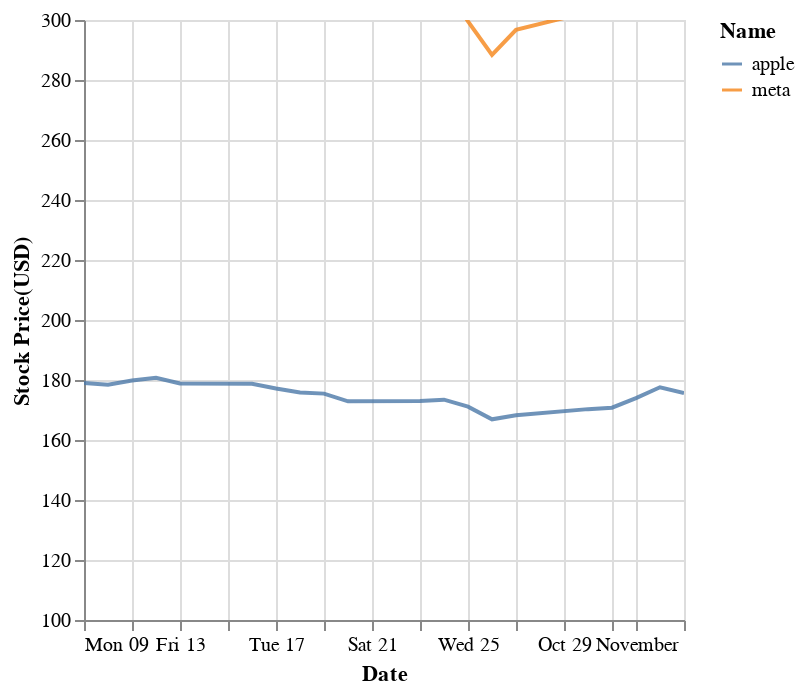

Here is the notebook cell this chart was saved with:
### Code cell
#グラフ作成

ymin, ymax = 100, 300

chart = (
    alt.Chart(data)
    .mark_line(opacity=0.8, clip=True)
    .encode(
    x='Date:T',
    y=alt.Y('Stock Price(USD):Q', stack=None, scale=alt.Scale(domain=[ymin, ymax])),
    color='Name:N'
    )
)

#グラフ確認
chart

### Figure 1 — Vega-Lite specification as saved in the notebook (floating-point values rounded to 4 significant figures)
{"config": {"view": {"continuousWidth": 300, "continuousHeight": 300}}, "data": {"name": "data-2a9565e54393d7517392731adad7d19e"}, "mark": {"type": "line", "clip": true, "opacity": 0.8}, "encoding": {"color": {"field": "Name", "type": "nominal"}, "x": {"field": "Date", "type": "temporal"}, "y": {"field": "Stock Price(USD)", "scale": {"domain": [100, 300]}, "stack": null, "type": "quantitative"}}, "$schema": "https://vega.github.io/schema/vega-lite/v5.8.0.json", "datasets": {"data-2a9565e54393d7517392731adad7d19e": [{"Date": "09 October 2023", "Name": "apple", "Stock Price(USD)": 179.0}, {"Date": "10 October 2023", "Name": "apple", "Stock Price(USD)": 178.4}, {"Date": "11 October 2023", "Name": "apple", "Stock Price(USD)": 179.8}, {"Date": "12 October 2023", "Name": "apple", "Stock Price(USD)": 180.7}, {"Date": "13 October 2023", "Name": "apple", "Stock Price(USD)": 178.9}, {"Date": "16 October 2023", "Name": "apple", "Stock Price(USD)": 178.7}, {"Date": "17 October 2023", "Name": "apple", "Stock Price(USD)": 177.1}, {"Date": "18 October 2023", "Name": "apple", "Stock Price(USD)": 175.8}, {"Date": "19 October 2023", "Name": "apple", "Stock Price(USD)": 175.5}, {"Date": "20 October 2023", "Name": "apple", "Stock Price(USD)": 172.9}, {"Date": "23 October 2023", "Name": "apple", "Stock Price(USD)": 173.0}, {"Date": "24 October 2023", "Name": "apple", "Stock Price(USD)": 173.4}, {"Date": "25 October 2023", "Name": "apple", "Stock Price(USD)": 171.1}, {"Date": "26 October 2023", "Name": "apple", "Stock Price(USD)": 166.9}, {"Date": "27 October 2023", "Name": "apple", "Stock Price(USD)": 168.2}, {"Date": "30 October 2023", "Name": "apple", "Stock Price(USD)": 170.3}, {"Date": "31 October 2023", "Name": "apple", "Stock Price(USD)": 170.8}, {"Date": "01 November 2023", "Name": "apple", "Stock Price(USD)": 174.0}, {"Date": "02 November 2023", "Name": "apple", "Stock Price(USD)": 177.6}, {"Date": "03 November 2023", "Name": "apple", "Stock Price(USD)": 175.6}, {"Date": "09 October 2023", "Name": "meta", "Stock Price(USD)": 318.4}, {"Date": "10 October 2023", "Name": "meta", "Stock Price(USD)": 321.8}, {"Date": "11 October 2023", "Name": "meta", "Stock Price(USD)": 327.8}, {"Date": "12 October 2023", "Name": "meta", "Stock Price(USD)": 324.2}, {"Date": "13 October 2023", "Name": "meta", "Stock Price(USD)": 314.7}, {"Date": "16 October 2023", "Name": "meta", "Stock Price(USD)": 321.1}, {"Date": "17 October 2023", "Name": "meta", "Stock Price(USD)": 324.0}, {"Date": "18 October 2023", "Name": "meta", "Stock Price(USD)": 317.0}, {"Date": "19 October 2023", "Name": "meta", "Stock Price(USD)": 312.8}, {"Date": "20 October 2023", "Name": "meta", "Stock Price(USD)": 308.6}, {"Date": "23 October 2023", "Name": "meta", "Stock Price(USD)": 314.0}, {"Date": "24 October 2023", "Name": "meta", "Stock Price(USD)": 312.5}, {"Date": "25 October 2023", "Name": "meta", "Stock Price(USD)": 299.5}, {"Date": "26 October 2023", "Name": "meta", "Stock Price(USD)": 288.4}, {"Date": "27 October 2023", "Name": "meta", "Stock Price(USD)": 296.7}, {"Date": "30 October 2023", "Name": "meta", "Stock Price(USD)": 302.7}, {"Date": "31 October 2023", "Name": "meta", "Stock Price(USD)": 301.3}, {"Date": "01 November 2023", "Name": "meta", "Stock Price(USD)": 311.9}, {"Date": "02 November 2023", "Name": "meta", "Stock Price(USD)": 310.9}, {"Date": "03 November 2023", "Name": "meta", "Stock Price(USD)": 314.6}]}}
